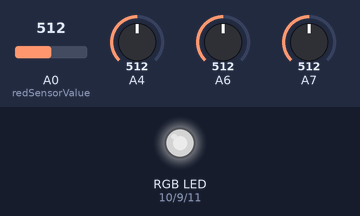
Recording of a sketch running on a simulated Arduino Uno, built with avr-gcc and run on an emulated ATmega328P. Parts: an RGB LED mixed from three pins (HIGH = lit). Dashed ring = blinking. Inputs (shaded band) come from the test bench; at power-on: A0 (redSensorValue) = 512, A4 = 512, A6 = 512, A7 = 512. Dim RGB values are drawn brighter than linear; what the sketch prints to the serial monitor is not drawn.

Above: at 1.2 s.
1.3 s: A0 (redSensorValue) set to 533
At 1.45 s:
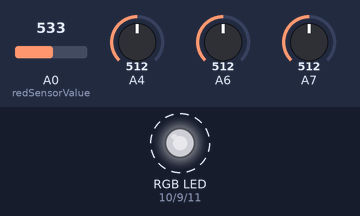
4.3 s: A0 (redSensorValue) set to 0
5.8 s: A0 (redSensorValue) set to 122
At 5.95 s:
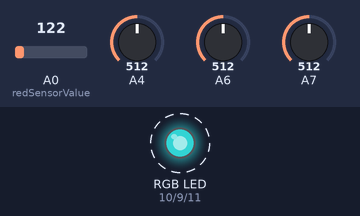
8.8 s: A4 set to 716
At 8.99 s:
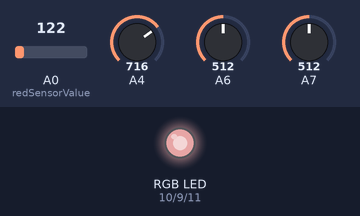
11.8 s: A4 set to 900
14.8 s: A4 set to 122
At 15.9 s:
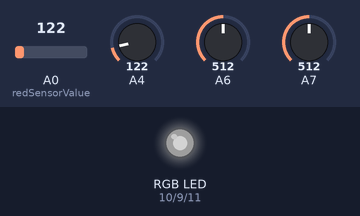
Timing chart, 0 to 17.3 s (numbered marks = the images above; inputs shaded):
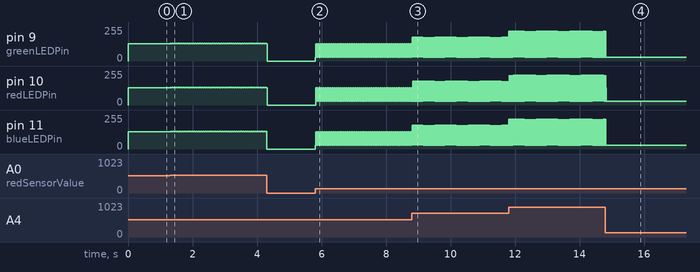

The sketch:

Colour_Mixing_Lamp.ino
```cpp
const int greenLEDPin = 9;
const int redLEDPin = 10;
const int blueLEDPin = 11;

const int redSensorPin = A0;
const int greenSensorPin = A1;
const int blueSensorPin = A2;

int redValue = 0;
int greenValue = 0;
int blueValue = 0;

int redSensorValue = 0;
int greenSensorValue = 0;
int blueSensorValue = 0;

void setup() {
  Serial.begin(9600);

    pinMode(redLEDPin, OUTPUT);
    pinMode(greenLEDPin, OUTPUT);
    pinMode(blueLEDPin, OUTPUT);
}

void loop() {
  redSensorValue = analogRead(redSensorValue);
  delay(5);                                         //reading the vlaue of each light sensor
  greenSensorValue = analogRead(greenSensorValue);
  delay(5);
  blueSensorValue = analogRead(blueSensorValue);

  redValue = redSensorValue/4;
  greenValue = greenSensorValue/4;    //Convert the sensor readings from a value between 0 - 1023
  blueValue = blueSensorValue/4;

  analogWrite(redLEDPin,redValue);
  analogWrite(greenLEDPin, greenValue);    //Set the LED light levels
  analogWrite(blueLEDPin, blueValue);

  Serial.print(redValue);

}
```

Measured:
- the behaviour switches between 515 and 516 on A0 (redSensorValue) (found by bisection; images 0 and 1)
- after the input at 1.3 s, pin 9 (greenLEDPin), pin 10 (redLEDPin), pin 11 (blueLEDPin): alternates 133/255 for 0.01 s and 128/255 for 0.01 s, starting at once
- after the input at 5.8 s, pin 9 (greenLEDPin), pin 10 (redLEDPin), pin 11 (blueLEDPin): alternates 128/255 for 0.01 s and 30/255 for 0.01 s, starting at once
- after the input at 14.8 s, pin 9 (greenLEDPin), pin 10 (redLEDPin), pin 11 (blueLEDPin): goes on until 14.8 s, then stays 30/255
